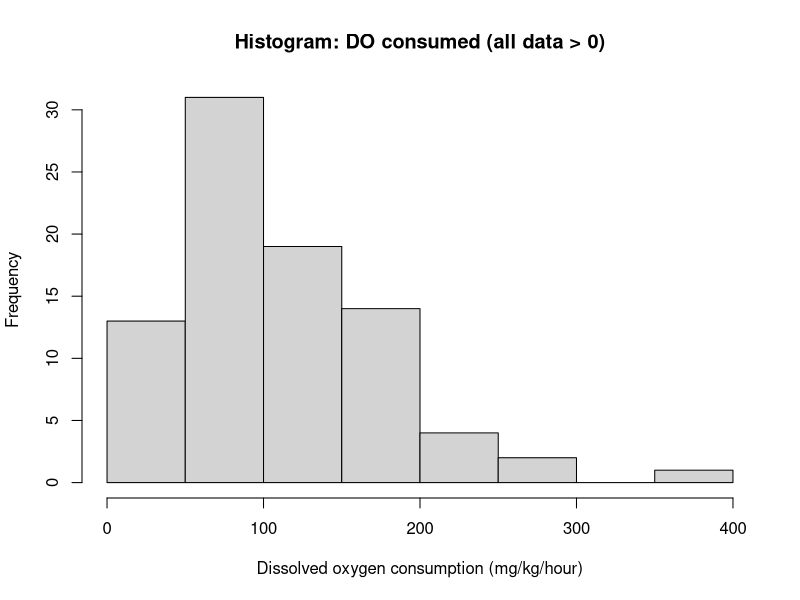
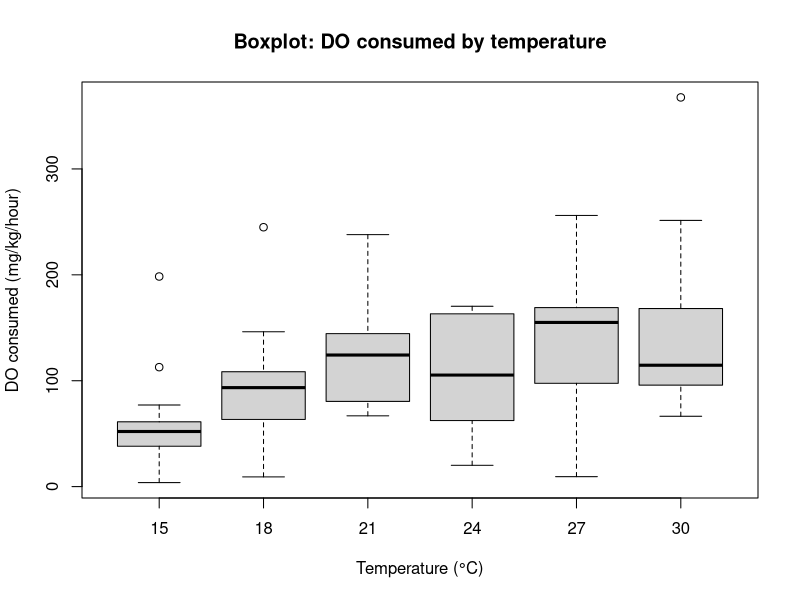
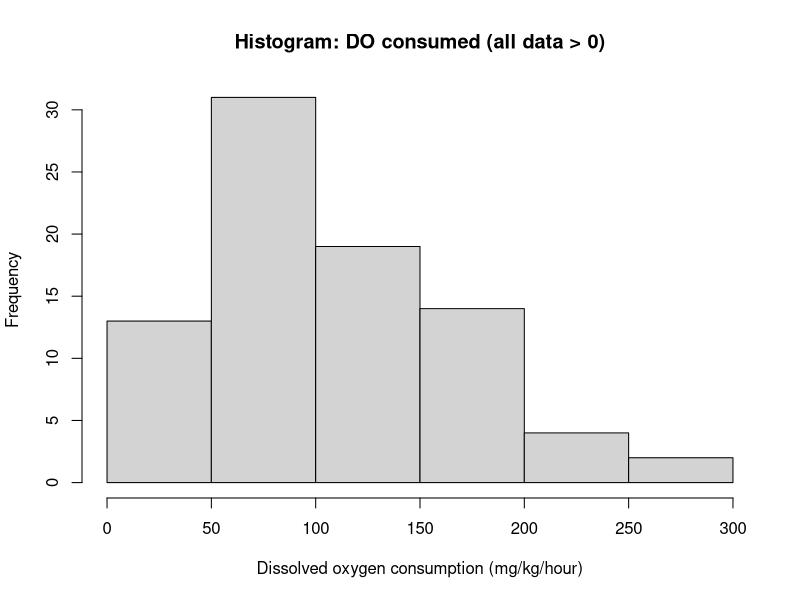
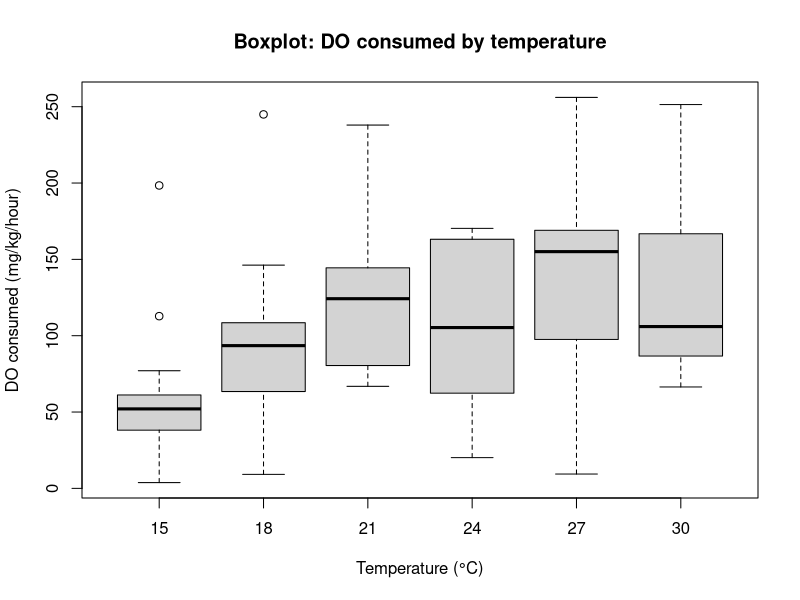
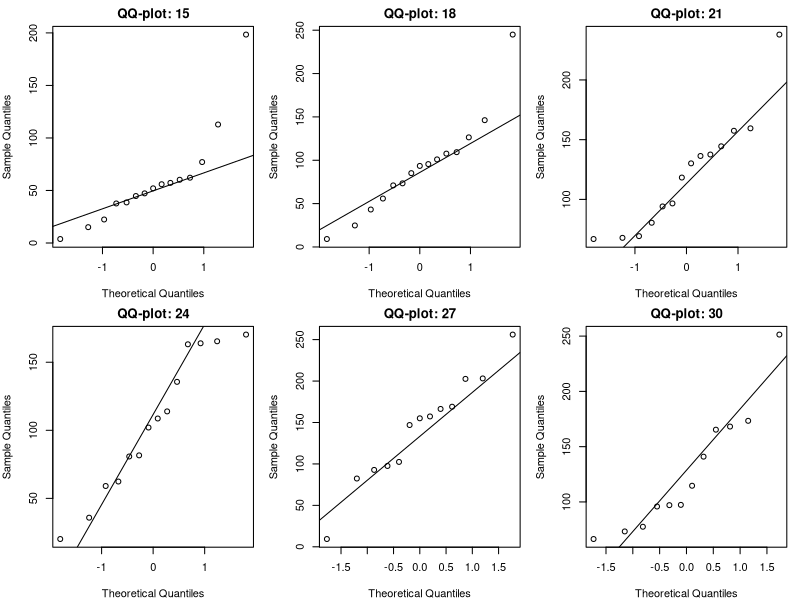

The R script that drew these images, in order: (Note: this script raises an error after producing the figures.)
# effect of temperature on the oxygen consumption of freshwater snails
# Sofie Costin & *your name here* October 2026

# MAKE SURE TO SET YOUR WORKING DIRECTORY FIRST: Session - Set Working Directory - To Source File Location

library(dplyr)
library(car)
#if this gives you an error message because it can't find the packages, unhash the below:
# install (if needed) and call packages
# install.packages(c("dplyr", "car"))



# clear environment 
rm(list = ls())

# import data -------------------------------------------------------------

snaildata <- data.frame(read.csv("snaildata2026.csv"))

# read.csv will import the data from our working directory
head(snaildata) 
# note that we now have all_data in our global environment, which is ### observations of 2 variables
# and we can check out our data types, variables, and numbers of observations with summary () and str()
summary(snaildata)
str(snaildata)

# we need to set our temperature variable as a character, because we want it to behave as categorical data, not numeric.
snaildata$temp <- as.factor(snaildata$temp) 

# run the below and look at the output compared to the previous time you ran str. Can you see how $temp has changed from integer to factor?
str(snaildata) 

# From the summary, we can see that our minimum DO consumed is a negative value:
summary(snaildata)
# Why is this not realistic?

# let's remove data points below 0
data_rm1 <- data.frame(dplyr::filter(snaildata, do_consumed > 0 ))
# this creates a new data frame containing all data that has a do consumed value greater than 0

# How many data points are left, how many were deleted? (you need to apply to data_rm1 what you learned about inspecting data above in order to answer Methods question c)


# assumption testing ------------------------------------------------------
# Because we have one predictor variable and a numerical response, we are thinking we might use an ANOVA.
# The assumptions (ingredients) of an ANOVA are:
#     > normally distributed data 
#     > homogeneity of variances
#     > data are independent (snails are in their own containers and don't affect each other)

# assumption 1: data are normally distributed -----------------------------

# SHAPIRO WILK TEST OF NORMALITY
# the null hypothesis is that sample distribution is normal. 
# If the test is significant (P<0.05), the distribution is non-normal. 
# If our p-value is > 0.05, we can assume that our data is normally distributed.

# how do we do this test? If you've forgotten have a look at the salinity code. Half a coder's life is copy-pasting code that has worked before!





# visually assess distribution using histograms 
hist(
  data_rm1$do_consumed,
  main = "Histogram: DO consumed (all data > 0)",
  xlab = "Dissolved oxygen consumption (mg/kg/hour)"
)

# if our data are not normally distributed, check for outliers using a boxplot:
boxplot(
  do_consumed ~ temp, data = data_rm1,
  main = "Boxplot: DO consumed by temperature",
  xlab = "Temperature (°C)", ylab = "DO consumed (mg/kg/hour)"
)

# if data are not normally distributed, and we can see that there are outliers, 
# remove data outside of 1.5*IQR

# set first and third quartiles
quartiles <- quantile(data_rm1$do_consumed, probs = c(.25, .75), na.rm = FALSE) 
# determine the interquartile range (IQR)
IQR_val <- IQR(data_rm1$do_consumed)

# find our lower and upper limits:
Lower <- quartiles[1] - 1.5 * IQR_val
Upper <- quartiles[2] + 1.5 * IQR_val 

# reassign data above lower and below upper to new dataframe called data_rm
data_rm <- data.frame(dplyr::filter(data_rm1, do_consumed > Lower & do_consumed < Upper ))

# Have a look in the global environment, are there less observations? has anything changed?

# RETEST NORMALITY USING SHAPIRO WILK & HISTOGRAM



# how do we do this test? Check the salinity code if you need to



# visually assess distribution using histograms 
hist(
  data_rm$do_consumed,
  main = "Histogram: DO consumed (all data > 0)",
  xlab = "Dissolved oxygen consumption (mg/kg/hour)"
)

# if our data are not normally distributed, check for outliers using a boxplot:
boxplot(
  do_consumed ~ temp, data = data_rm,
  main = "Boxplot: DO consumed by temperature",
  xlab = "Temperature (°C)", ylab = "DO consumed (mg/kg/hour)"
)





# are we happy with this? are your data normally distributed? did anything change?



# when reporting this in our methods section, we need to include the outcomes of the test, and how many outliers were removed. 
# We can check what outliers were removed using:
removed_data_points <- which(!snaildata$do_consumed %in% data_rm$do_consumed)
snaildata[removed_data_points,]


# assumption 2: variances are homogenous ----------------------------------

# How do we do this again, and how is it reported? Check the salinity code if you don't remember. 




# you can also visually assess homogeneity / normality by group with QQ-plots (explanation below)

par(mfrow = c(2, ceiling(nlevels(data_rm$temp)/2)), mar = c(4,4,2,1)) # sets multiple panels for graph
by(data_rm$do_consumed, data_rm$temp, function(x) {
  qqnorm(x, main = paste("QQ-plot:", unique(data_rm$temp[data_rm$do_consumed %in% x])))
  qqline(x)
})

par(mfrow = c(1, 1)) # reset to 1 x 1 plotting

# interpreting Q-Q plots:

# A Q-Q (quantile–quantile) plot compares your sample’s distribution to a theoretical normal distribution:
# X-axis: theoretical quantiles (what we’d expect under perfect normality)
# Y-axis: actual quantiles from your sample data
# If your data are normally distributed, the points should fall roughly along the straight line.
#
# How to interpret the plots in your image:
# Each panel represents one temperature treatment (e.g., 15°C, 18°C, 21°C, etc.).
# Deviation from the line = deviation from normality.
# If points hug the line closely, that group’s data are approximately normal.
# If points curve away (S-shape), that indicates skewness:
#   - Upward curve at the ends → right-skewed (tail to the right)
#   - Downward curve → left-skewed
# If the ends deviate sharply upward or downward → heavy tails or outliers.
# 
# Sample size matters.
# You have small group sizes (e.g., n ≈ 8–10).
# In small samples, QQ plots can look messy even when data are roughly normal.
# That’s why you should always combine visual inspection with the Shapiro–Wilk test

#What do these results tell you about normality in your various temperature treatements? Are there any that look particularly dodgy? That deserves a brief mention in your poster, regardless of your decision whether to go parametric or non-parametric


###################################################DECISION TIME ~~~~~ Do you think your data are sufficiently normally distributed and sufficiently homogenous in variance to use a parametric ANOVA? Or are you better off using a parametric test? Make a decision NOW and then continue below for an ANOVA or skip to line 271 for non-parametric testing. You need to only do one. And there's no  right or wrong answer, just well or not-so-well explained reasons. Your teachers would both be totally on the fence as to what to use. #################################################

# IF DECIDING TO DO PARAMETRIC TEST & PLOTTING------------------------------------------------
# because we have a single predictor and a numerical response, we'll use an ANOVA

# the null hypothesis for ANOVA is that there is no difference in means.
# if the p-value for our ANOVA is <0.05, we reject the null, and find that there 
# is a significant difference between the means
# or that there is less than 5% chance that the relationship that we see is due to random chance

# you will need to edit this code to make y your response variable and x your predictor variable
snailanova <- aov(RESPONSE ~ PREDICTOR, data = data_rm)    
    
summary(snailanova)

# summary statistics ------------------------------------------------------

# this will tell us the means and standard deviation of our data, plus the number of replicates (n) for each level
group_by(data_rm, temp) %>%
  summarise(
    count = n(),
    mean = mean(do_consumed, na.rm = TRUE),
    sd   = sd(do_consumed, na.rm = TRUE)
  )

# post-hoc analysis -------------------------------------------------------
# If the ANOVA tells us that there are differences in group means, but we don't know 
# which pairs of groups are different. We can use a Tukey multiple pairwise comparisons 
# test to see where these differences lie. 
TukeyHSD(snailanova, which = "temp")




#  create means plot ---------------------------------------------
#This is using a slightly different technique to last time, allowing for even more customisation of what values are used in plotting. 

# first, we're going to create a dataframe including the means and standard deviation for our data
# we are calling this dataframe data_means_sd, and we are grouping our data by temperature levels.
data_means_sd <- data_rm %>%  
  group_by(temp) %>% 
  summarize(
    mean_do     = mean(do_consumed),
    sd_do       = sd(do_consumed),
    upper_limit = mean_do + sd_do, 
    lower_limit = mean_do - sd_do,
    .groups = "drop"
  )

# this is the output of that data frame. We will use these values to put into the plot later.
data_means_sd

# x positions for factor levels (it just tells it there are six x values -  i.e. 6 temperatures)
x <- seq_len(nrow(data_means_sd))

#This sets the highest y value to be represented on the chart, taken from the largest upper limit standard deviation value of all temp treatments. 
ylim_max <- max(150, max(data_means_sd$upper_limit, na.rm = TRUE))


# empty plot with desired limits and labels

#This plot has nothing in it - completely blank! This is useful if you want to then add tons of elements exactly how you like it.
plot(
  x, 
  data_means_sd$mean_do, 
  type = "n",
  xaxt = "n",
  ylim = c(0, ylim_max),
  xlab = "temperature (degrees celsius)",
  ylab = "dissolved oxygen consumption rate (mg/kg/hour)",
  main = ""
)

#Now we add in all the things we want

# add x-axis with factor labels
axis(1, at = x, labels = as.character(data_means_sd$temp))

# add lines and points between each level of temperature treatment and the y values for the means
lines(x, data_means_sd$mean_do)
points(x, data_means_sd$mean_do, pch = 16)

# add error bars using arrows(). This is super nifty - you use an arrow with a blunt tip (90deg angle) either side going from the upper to the lower standard deviation around the mean. 
arrows(
  x0 = x, y0 = data_means_sd$lower_limit,
  x1 = x, y1 = data_means_sd$upper_limit,
  angle = 90, code = 3, length = 0.05
)

# add grouping letters (EDIT THESE to match your Tukey groups)
letters_vec <- c("a","a","a","a","a","a")  # must match length(x)

#add text to at each temperature (x) just above the upper limit of each temperature (+2 here, but any value is fine, you can play with that)
text(x, data_means_sd$upper_limit + 2, labels = letters_vec, font = 2)


# in order to get a HD for this assignment, you will need to introduce at a change to at least four elements of the plot - and they have to be substantially different (i.e. don't just change the colour of arrows, fonts, lines and points!). 
#To find out different ways you can change the plot, you can look up 
?plot()



# NON-PARAMETRIC TEST & PLOTTING --------------------------------------------------

# If normality or homogeneity of variances do not hold, use a Kruskal–Wallis test.
# The null hypothesis is that the distributions are the same across groups (medians are equal).

# Kruskal–Wallis rank-sum test
kw <- kruskal.test(RESPONSE ~ PREDICTOR, data = data_rm)

kw

# Simple effect size for Kruskal–Wallis (epsilon-squared ε², 0–1 scale)
# ε² ~ proportion of variability in ranks explained by group


H  <- as.numeric(kw$statistic)                # Kruskal–Wallis H
k  <- nlevels(data_rm$temp)                 # number of groups
N  <- nrow(data_rm)                         # total N
epsilon2 <- (H - k + 1) / (N - k)
epsilon2   # report this alongside the KW test in methods/results

# Interpretation:
# ε² value:
# < 0.01	Very small / negligible:	Temperature explains almost none of the variability
# 0.01 – 0.08	Small effect:	Weak but noticeable difference among temperatures
# 0.08 – 0.26	Medium effect:	Moderate differences among group medians
# > 0.26	Large effect:	Strong group differences; temperature explains much of the variation
# (These cut-offs are based on common guidelines from Tomczak & Tomczak, 2014.)

# compare group medians:

aggregate(do_consumed ~ temp, data = data_rm, median)


# summary statistics ------------------------------------------------------

group_by(data_rm, temp) %>%
  summarise(
    n        = n(),
    median   = median(do_consumed, na.rm = TRUE),
    Q1       = quantile(do_consumed, 0.25, na.rm = TRUE),
    Q3       = quantile(do_consumed, 0.75, na.rm = TRUE)
  )


# post-hoc analysis -------------------------------------------------------
# ONLY IF KW IS SIGNIFICANT
# Pairwise Wilcoxon rank-sum tests with Holm correction for multiple comparisons
# Because many comparisons are made, we use a Holm correction (p.adjust.method = "holm") to control the risk of false positives (Type I error).


pw <- pairwise.wilcox.test(
  x = data_rm$do_consumed,
  g = data_rm$temp,
  p.adjust.method = "holm",
  exact = FALSE
)
pw  # Use this table to decide which groups differ; update letters on your plot accordingly

# Interpretation:
# The pairwise Wilcoxon rank-sum test (sometimes called the Mann–Whitney U test) compares each pair of temperature groups to see where the significant differences lie, following a significant Kruskal–Wallis test.
# While the Kruskal–Wallis test only tells us that “at least one group differs”, this pairwise test helps identify which pairs differ.
# Each test compares the distribution (median ranks) between two temperature 
# levels, e.g.:  15°C vs 18°C
# Each comparison returns a p-value indicating whether those two groups differ significantly.


# create median IQR plot --------------------------------------------------

# Create a small table with medians and IQR limits per temperature
data_medians_iqr <- data_rm %>%
  group_by(temp) %>%
  summarise(
    med_do   = median(do_consumed),
    q1_do    = quantile(do_consumed, 0.25),
    q3_do    = quantile(do_consumed, 0.75),
    .groups = "drop"
  )
# check
data_medians_iqr

# x positions for factor levels (it just tells it there are six x values -  i.e. 6 temperatures)
x_med <- seq_len(nrow(data_medians_iqr))

#This sets the highest y value to be represented on the chart, taken from the largest upper limit IQR of all temp treatments.
ylim_max_med <- max(150, max(data_medians_iqr$q3_do, na.rm = TRUE))

# Empty plot with labels and limits
#This plot has nothing in it - completely blank! This is useful if you want to then add tons of elements exactly how you like it.

plot(
  x_med, 
  data_medians_iqr$med_do, 
  type = "n",
  xaxt = "n",
  ylim = c(0, ylim_max_med),
  xlab = "temperature (degrees celsius)",
  ylab = "dissolved oxygen consumption rate (mg/kg/hour)",
)

# Add x-axis with factor labels

axis(1, at = x_med, labels = as.character(data_medians_iqr$temp))

# add lines and points between each level of temperature treatment and the y values for the means
lines(x_med, data_medians_iqr$med_do)
points(x_med, data_medians_iqr$med_do, pch = 16)

# add error bars using arrows(). This is super nifty - you use an arrow with a blunt tip (90deg angle) either side going from the upper to the lower standard deviation around the mean. 
arrows(
  x0 = x_med, y0 = data_medians_iqr$q1_do,
  x1 = x_med, y1 = data_medians_iqr$q3_do,
  angle = 90, code = 3, length = 0.05
)

# Add group letters above the IQR bars (**EDIT these based on 'pw' table)
letters_vec_np <- c("a", "a", "a", "a", "a", "a")

#add text to at each temperature (x) just above the upper limit of each temperature (+2 here, but any value is fine, you can play with that)
text(x_med, data_medians_iqr$q3_do + 2, labels = letters_vec_np, font = 2)

# in order to get a HD for this assignment, you will need to introduce at a change to at least four elements of the plot - and they have to be substantially different (i.e. don't just change the colour of arrows, fonts, lines and points!)
#To find out what elements you can play with, you can look up
?plot() #select "default scatterplot"
?par() #for lots more graphical parameters

#You can also use AI,but that will possibly give you a completely different code based on ggplot2 which we can't help you with. So include a mention that you are wanting to use the plot() function, not ggplot.
